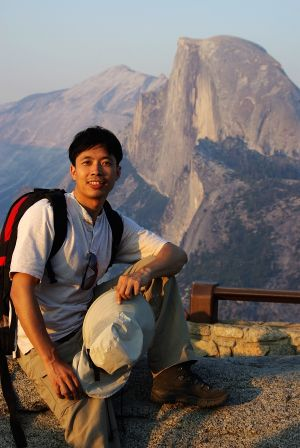
#> input picture hw5/kmeans/sample0.jpg, 300 x 448 px
$ jupyter execute --allow-errors vq.ipynb   (shell and % lines are left out)
#> lines starting #> are read from the running program, lines starting #| are printed output that depends on the picture
### hw5/kmeans/kmeans.py
import numpy as np


# [43 lines of commented-out code are left out]


def kmeans(x, k):
    '''
    A Fast implementation of K-Means clustering algorithm

        Input:  x - data point features, n-by-p maxtirx.
                k - the number of clusters

        OUTPUT: idx  - cluster label
    '''

    x = x.astype(float)
    n = x.shape[0]
    ctrs = x[np.random.permutation(x.shape[0])[:k]]
    iter_ctrs = [ctrs]
    idx = np.ones(n)
    iters = 0
    x_square = np.expand_dims(np.sum(np.multiply(x, x), axis=1), 1)

    while iters < 100:
        iters += 1
        distance = -2 * np.matmul(x, ctrs.T)
        distance += x_square
        distance += np.expand_dims(np.sum(ctrs * ctrs, axis=1), 0)
        new_idx = distance.argmin(axis=1)
        if (new_idx == idx).all():
            break
        idx = new_idx
        ctrs = np.zeros(ctrs.shape)
        for i in range(k):
            ctrs[i] = np.average(x[idx == i], axis=0)
        iter_ctrs.append(ctrs)
    iter_ctrs = np.array(iter_ctrs)

    return idx, ctrs, iter_ctrs

### hw5/kmeans/vq.ipynb
# K-Means and VQ
*Complete and hand in this completed worksheet (including its outputs and any supporting code outside of the worksheet) with your assignment submission. Please check the pdf file for more details.*

In this exercise you will:

- implement the **K-Means clustering** algorithm
- play with the hyperparameter K
- implement the Vector Quantization with K-Means

Please note that **YOU CANNOT USE ANY MACHINE LEARNING PACKAGE SUCH AS SKLEARN** for any homework, unless you are asked.

[cell 1]
# some basic imports
import scipy.io as sio
import numpy as np
import matplotlib.pyplot as plt

Run your k-means algorithm on `kmeans_data.mat`. Note that the lines indicate the iterations of centroids.

[cell 2]
from kmeans import kmeans
from kmeans_plot import kmeans_plot
import time
t = []
#> (the rest of this cell did not finish here and is left out)

Run your k-means algorithm on the digit dataset `digit_data.mat`.

[cell 3]
from show_digit import show_digit
#> (the rest of this cell did not finish here and is left out)

# Vector quantization
Compress images with K set to 8, 16, 32 and 64.

## k = 8

[cell 4]
from kmeans import kmeans
from matplotlib.pyplot import imread
img = imread('sample0.jpg')
#> img is the input picture: shape (448, 300, 3); mean R, G, B 117.6, 108, 103.6
fea = img.reshape((img.shape[0]*img.shape[1], 3)).astype(np.float64)
# YOUR (SEVERAL LINES) CODE HERE
# begin answer
k = 8
idx, ctrs, iter_ctrs = kmeans(fea, k)
#> in kmeans, `ctrs = x[np.random.permutation(x.shape[0])[:k]]`: ctrs = [[86, 92, 108], [199, 108, 53], [164, 140, 140], [87, 77, 88], [109, 30, 0], [254, 229, 198], [1, 6, 10], [59, 67, 78]]
#> after the loop in kmeans, `while iters < 100:`: ctrs = [[138.7, 129.7, 132.7], [189.3, 125.1, 65.07], [184.4, 164.6, 150.8], [86.36, 88.59, 99.66], [125.6, 80.69, 50.31], [189.7, 199.6, 204.5], [25.91, 18.84, 15.57], [59.72, 57.28, 57.05]]; iter_ctrs = 46 items; iters = 46
# end answer
fea = ctrs[idx, :]
plt.imshow(fea.reshape(img.shape).astype(np.uint8))
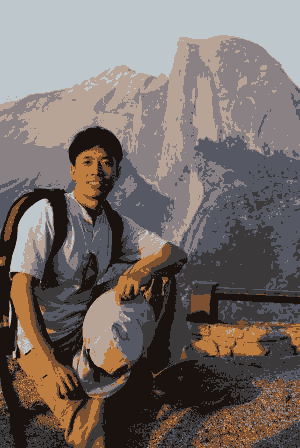
#> shown: shape (448, 300, 3); mean R, G, B 117, 107.4, 103.1

## k = 16

[cell 5]
fea = img.reshape((img.shape[0]*img.shape[1], 3)).astype(np.float64)
# YOUR (SEVERAL LINES) CODE HERE
# begin answer
k = 16
idx, ctrs, iter_ctrs = kmeans(fea, k)
#> in kmeans (call 2), `ctrs = x[np.random.permutation(x.shape[0])[:k]]`: ctrs = 16 rows, first 8: [45, 28, 12], [158, 156, 161], [180, 121, 63], [36, 37, 32], [47, 38, 33], [189, 202, 208], [54, 57, 62], [106, 100, 110]
#> after the loop in kmeans (call 2), `while iters < 100:`: ctrs = 16 rows, first 8: [84.53, 46.99, 25.31], [180.2, 164, 157], [197.2, 131.4, 66.81], [38.76, 32.32, 27.79], [109.9, 78.74, 52.36], [186.3, 198.8, 206], [55.61, 58.58, 62.19], [135.9, 122.2, 122.5]; iter_ctrs = 101 items; iters = 100
# end answer
fea = ctrs[idx, :]
plt.imshow(fea.reshape(img.shape).astype(np.uint8))
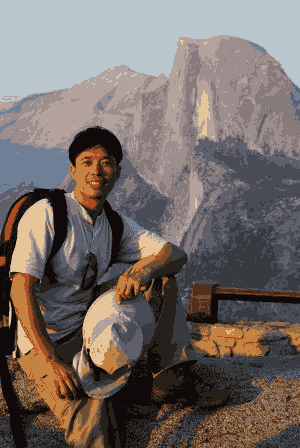
#> shown: shape (448, 300, 3); mean R, G, B 117.1, 107.4, 103.1

## k = 32

[cell 6]
fea = img.reshape((img.shape[0]*img.shape[1], 3)).astype(np.float64)
# YOUR (SEVERAL LINES) CODE HERE
# begin answer
k = 32
idx, ctrs, iter_ctrs = kmeans(fea, k)
#> call 3 of kmeans, with x = array of shape (134400, 3), k = 32
#> in kmeans (call 3), `ctrs = x[np.random.permutation(x.shape[0])[:k]]`: ctrs = 32 rows, first 8: [187, 200, 208], [139, 136, 155], [215, 185, 151], [186, 156, 132], [250, 223, 193], [103, 127, 153], [145, 132, 139], [247, 198, 139]
#> after the loop in kmeans (call 3), `while iters < 100:`: ctrs = 32 rows, first 8: [185.1, 202.4, 212.6], [130.3, 138.3, 157.1], [204.9, 154.4, 91.45], [195.7, 168.6, 142.5], [245.8, 217.5, 188.5], [100.9, 119.2, 144.4], [145, 128.9, 126.7], [227.1, 190.5, 143.4]; iters = 100
#> in kmeans (call 3), `iter_ctrs = np.array(iter_ctrs)`:
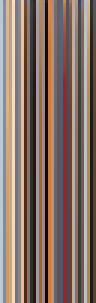
#> iter_ctrs: shape (101, 32, 3) float64 (shown 3 times larger); mean of channels 0, 1, 2 135.9, 113.1, 100.9; drawn as R, G, B
# end answer
fea = ctrs[idx, :]
plt.imshow(fea.reshape(img.shape).astype(np.uint8))

## k = 64

[cell 7]
fea = img.reshape((img.shape[0]*img.shape[1], 3)).astype(np.float64)
# YOUR (SEVERAL LINES) CODE HERE
# begin answer
k = 64
idx, ctrs, iter_ctrs = kmeans(fea, k)
#> call 4 of kmeans, with x = array of shape (134400, 3), k = 64
#> in kmeans (call 4), `ctrs = x[np.random.permutation(x.shape[0])[:k]]`: ctrs = 64 rows, first 8: [11, 12, 14], [111, 129, 151], [220, 130, 67], [151, 132, 126], [105, 125, 149], [153, 134, 128], [188, 199, 203], [12, 3, 0]
#> after the loop in kmeans (call 4), `while iters < 100:`: ctrs = 64 rows, first 8: [22.07, 22.63, 23.02], [108.4, 126.6, 150.3], [196.7, 103.6, 43.18], [159.2, 139.2, 130.1], [95.76, 116, 142.9], [177.3, 154.4, 139.3], [190.3, 199.2, 202.1], [26.85, 10.54, 4.29]; iters = 100
#> in kmeans (call 4), `iter_ctrs = np.array(iter_ctrs)`:
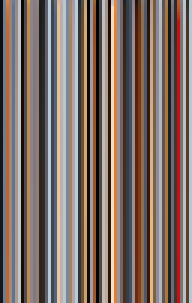
#> iter_ctrs: shape (101, 64, 3) float64 (shown 3 times larger); mean of channels 0, 1, 2 125.8, 109.6, 102.2; drawn as R, G, B
# end answer
fea = ctrs[idx, :]
plt.imshow(fea.reshape(img.shape).astype(np.uint8))

## k = 2 (Testing usage)

[cell 8]
fea = img.reshape((img.shape[0]*img.shape[1], 3)).astype(np.float64)
# YOUR (SEVERAL LINES) CODE HERE
# begin answer
k = 2
idx, ctrs, iter_ctrs = kmeans(fea, k)
#> ctrs = [[65.65, 56.97, 54.49], [170.8, 160.2, 153.8]]
# end answer
fea = ctrs[idx, :]
plt.imshow(fea.reshape(img.shape).astype(np.uint8))
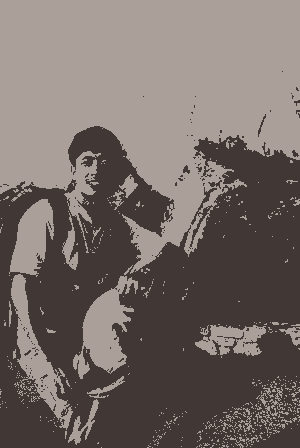
#> shown: shape (448, 300, 3); mean R, G, B 116.9, 107.4, 102.9
